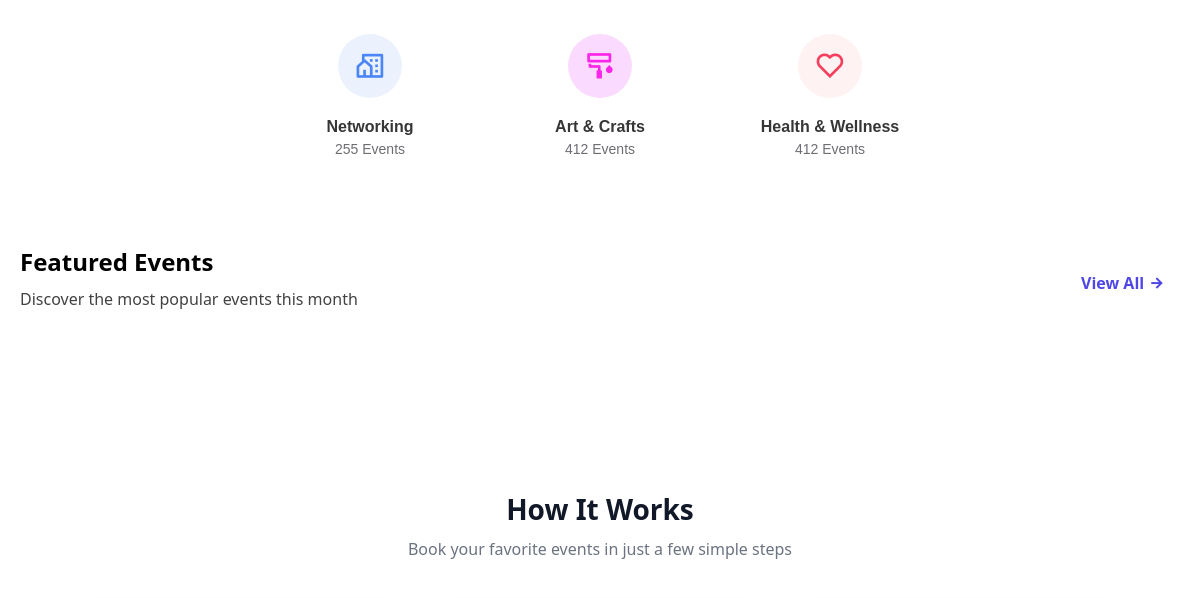
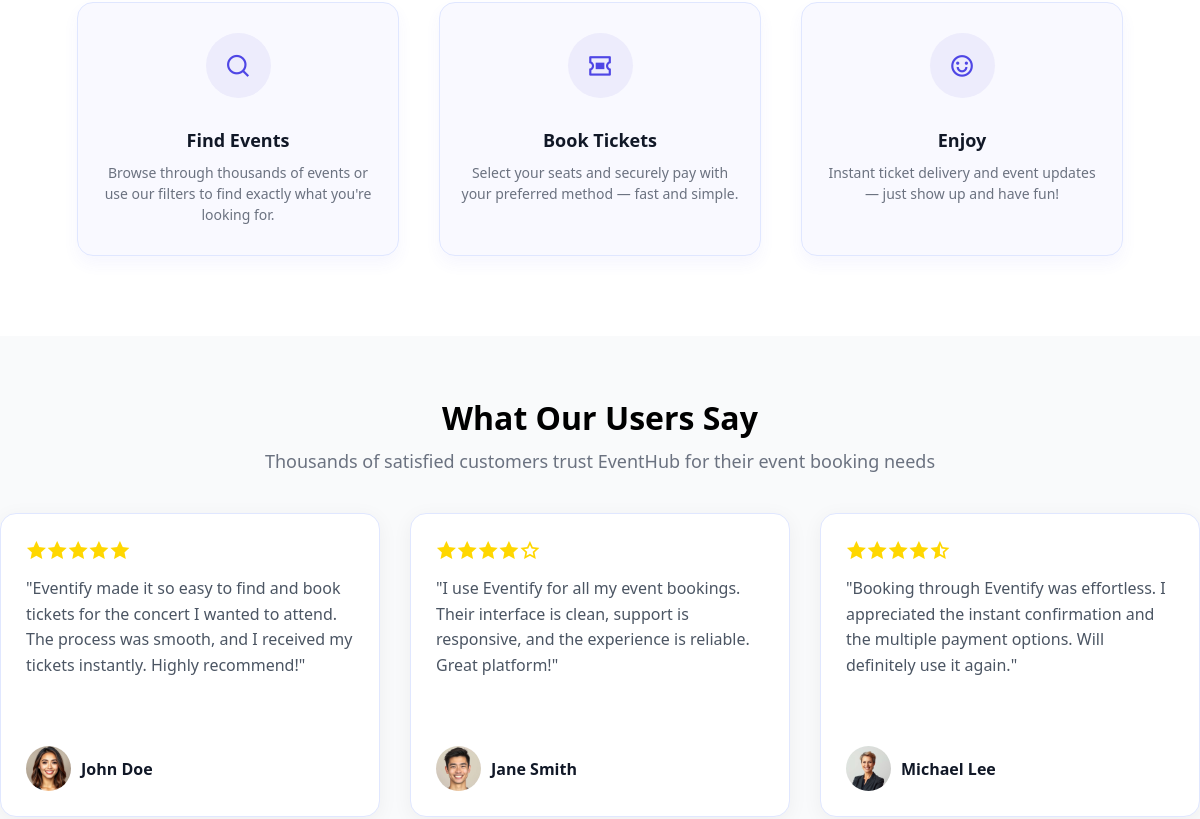
Before: / (middle part) with the older database file (2 pictures, top to bottom).
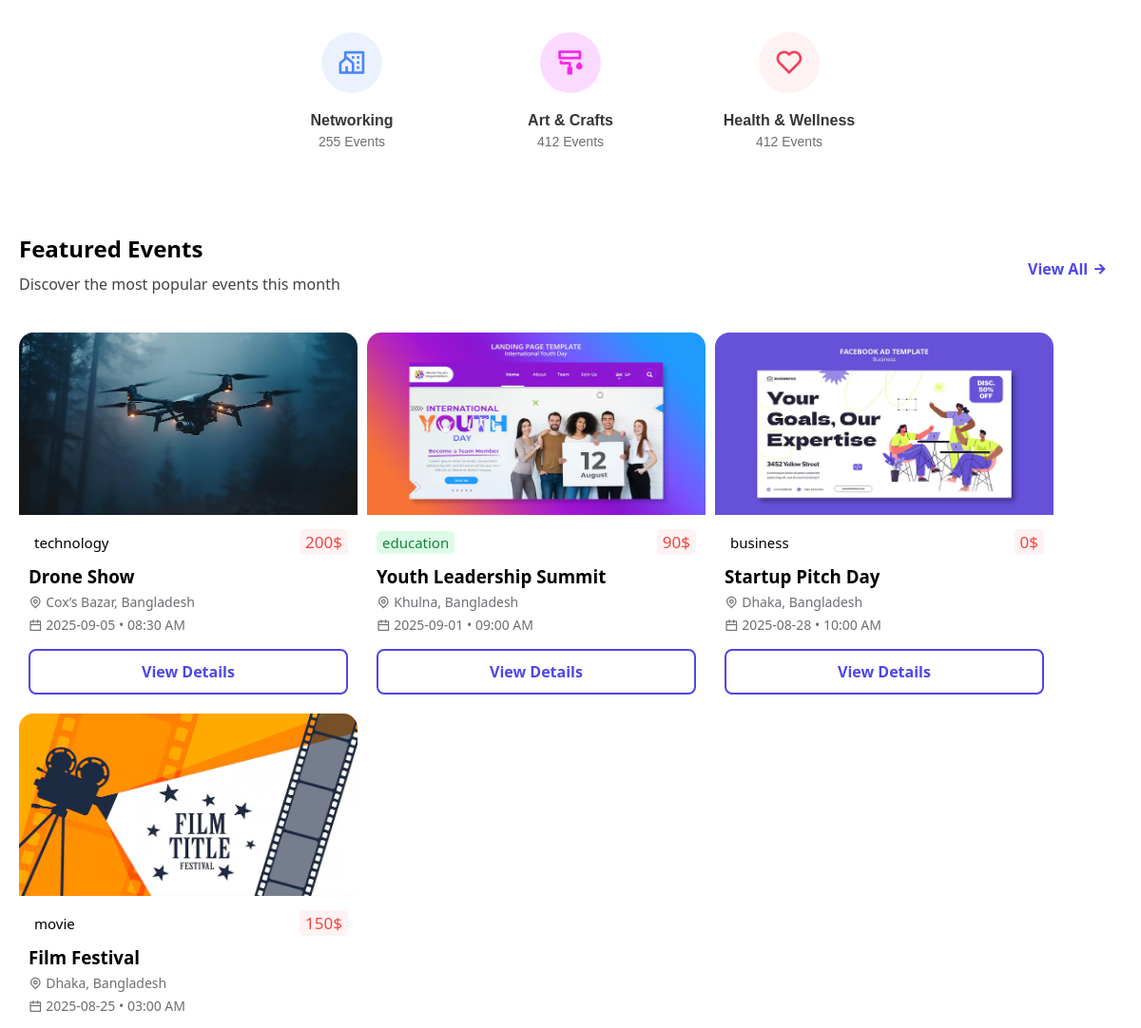
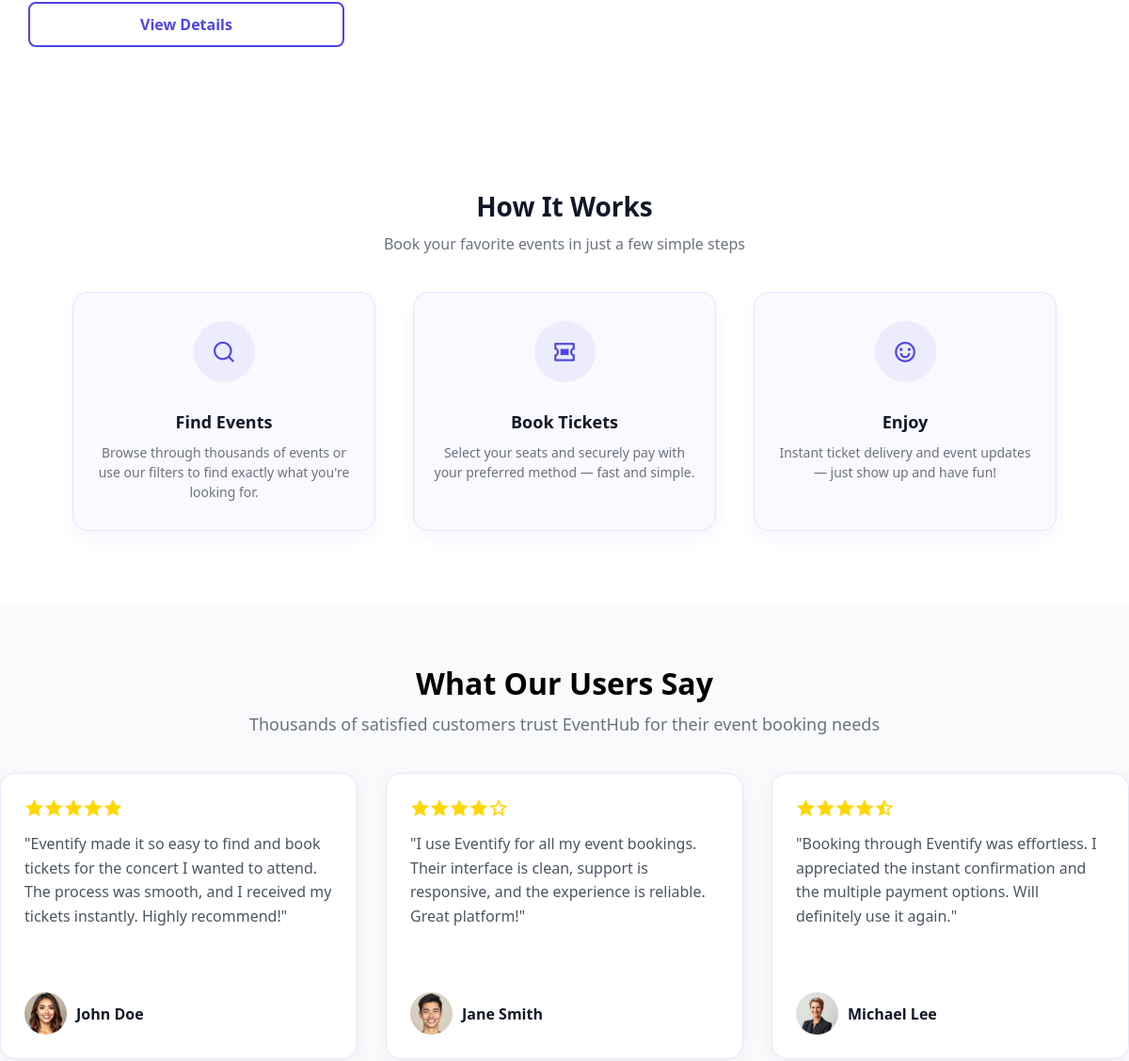
After: the same page with the newer database file (2 pictures, top to bottom).
### tables this page shows
CREATE TABLE `events` (
  `E_ID` int(100) NOT NULL,
  `E_Name` varchar(100) NOT NULL,
  `E_Location` varchar(100) NOT NULL,
  `E_Date` date NOT NULL,
  `E_Time` time(6) NOT NULL,
  `E_Description` text NOT NULL,
  `E_Category` varchar(20) NOT NULL,
  `E.Price` int(100) NOT NULL,
  `short_description` varchar(100) NOT NULL,
  `Thumbnail` varchar(255) DEFAULT NULL
);

### index.php (the view, shortened to what the changed rows need)
<?php
include("./Model//DataBase.php");
$Sql = "SELECT * FROM events ORDER BY E_ID DESC LIMIT 4;";
$result = mysqli_query($conn, $Sql);
?>
<!DOCTYPE html>
<html lang="en">
<head>
  <link rel="stylesheet" href="./Asset/CSS/style_Index.css?v18.0" />
  <link
    href="https://cdn.jsdelivr.net/npm/remixicon@4.5.0/fonts/remixicon.css"
    rel="stylesheet" />
</head>
<body>
  <main>
    <section id="Featured-Events">
      <div id="Featured-Events-Description">
        <span>
          <h2>Featured Events</h2>
        </span>
      </div>
      <div id="Featured-cards-container">
        <?php
        while ($row = mysqli_fetch_assoc($result)) {
        ?>
          <div id="F1" class="Featured-cards">
            <div class="Featured-img-container">
              <img
                src="./Asset/Image/<?php echo $row["Thumbnail"]; ?>"
                class="Featured-img"
                alt="<?php echo $row["Thumbnail"]; ?>" />
            </div>
            <div class="Featured-text-1">
              <div class="Featured-tag">
                <?php
                switch ($row["E_Category"]) {
                  case "education":
                    $tagId = "education-tag";
                    break;
                  default:
                    $tagId = "";
                }
                ?>
                <span class="Tag" id="<?php echo $tagId; ?>"><?php echo $row["E_Category"]; ?></span>
                <span class="price"><?php echo $row["E.Price"]; ?>$</span>
              </div>
              <div class="Featured-below-tag">
                <h3 class="Featured-h3"><?php echo $row["E_Name"]; ?></h3>
                <span><i class="ri-map-pin-line"></i> <?php echo $row["E_Location"]; ?></span>
                <span><i class="ri-calendar-line"></i> <?php echo $row["E_Date"]; ?> • <?php echo date("h:i A", strtotime($row["E_Time"])); ?></span>
                <a href="./View/EventDetails.php?id=<?php echo $row["E_ID"]; ?>" id="BookNowBtn_1" class="Featured-button">
                  View Details
                </a>
              </div>
            </div>
          </div>
        <?php
        }
        ?>
      </div>
    </section>
  </main>
</body>
</html>

Changed rows visible on the page:
added events: Thumbnail (picture), E_Category "technology", Price "200", E_Name "Drone Show", E_Location "Cox’s Bazar, Bangladesh", E_Date "2025-09-05", E_Time "08:30 AM"
added events: Thumbnail (picture), E_Category "education", Price "90", E_Name "Youth Leadership Summit", E_Location "Khulna, Bangladesh", E_Date "2025-09-01", E_Time "09:00 AM"
added events: Thumbnail (picture), E_Category "business", Price "0", E_Name "Startup Pitch Day", E_Location "Dhaka, Bangladesh", E_Date "2025-08-28", E_Time "10:00 AM"
added events: Thumbnail (picture), E_Category "movie", Price "150", E_Name "Film Festival", E_Location "Dhaka, Bangladesh", E_Date "2025-08-25", E_Time "03:00 AM"
